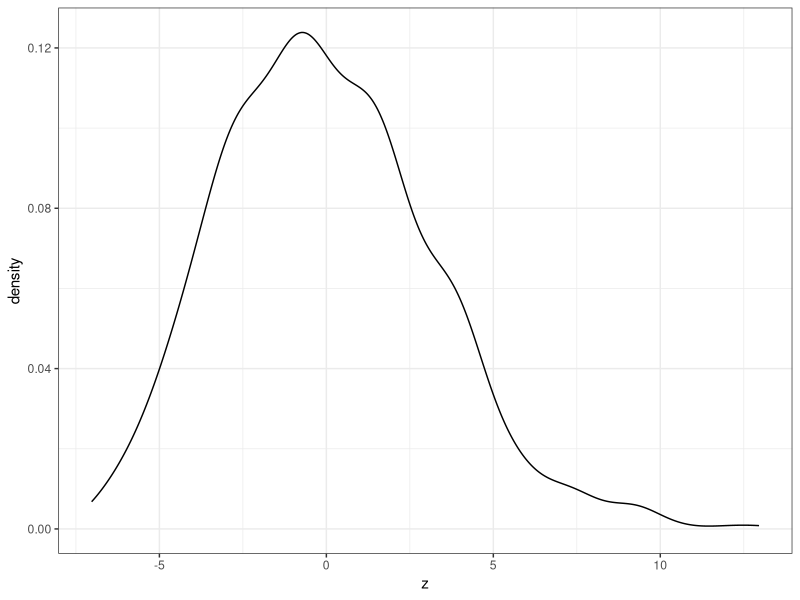
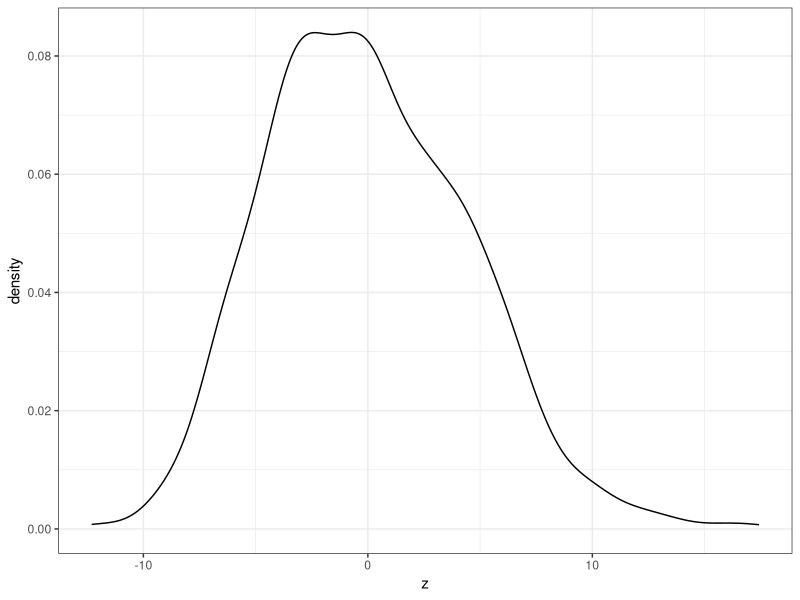
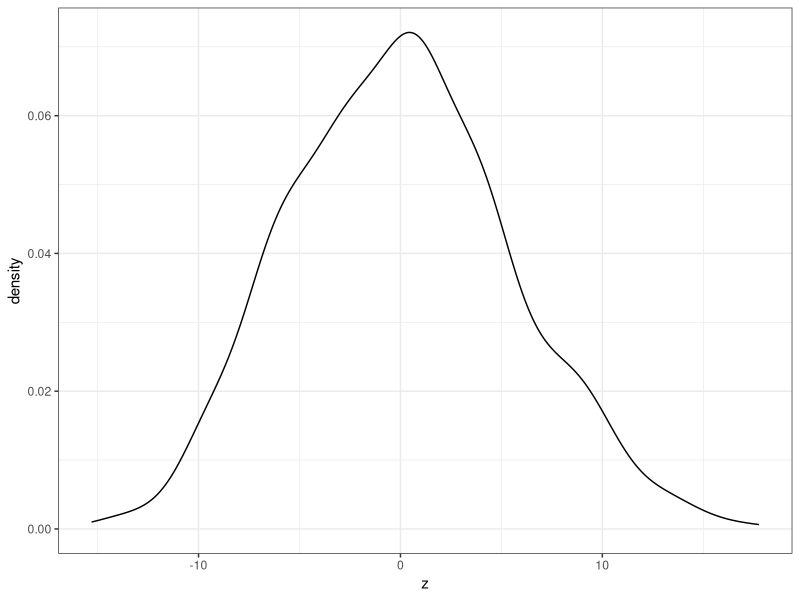
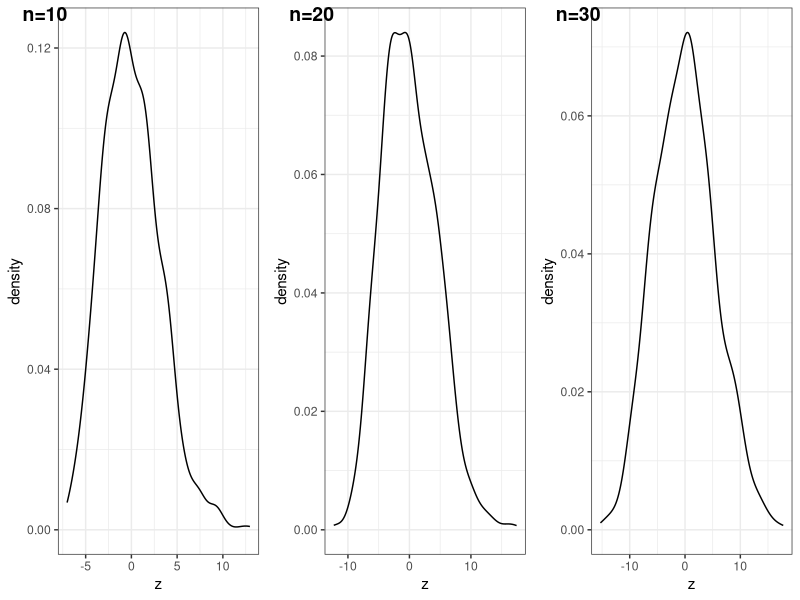

These charts were generated, in order, by the following R code:
## ---- chunk 1
knitr::opts_chunk$set(echo = FALSE)
library(tidyverse)
library(ggpubr)
## ---- chunk 2
set.seed(26)
k = 1.67
n = 10
theta = 49.98
x_bar = numeric(1000)
s = numeric(1000)
for (i in 1:1000) {
  sample = rgamma(n, shape = k, scale = theta)
  x_bar[i] = mean(sample)
  s[i] = sd(sample)
}
mean(x_bar)
sd(x_bar)
z = (x_bar - mean(x_bar))/(sd(x_bar)/sqrt(n))
df = data.frame(z = z)
## ---- chunk 3
density1 = ggplot(df, aes(x = z)) + geom_density() + theme_bw()
density1
## ---- chunk 4
# Calculate s1 and s2 when n = 10
s1_1 = sum((x_bar-mean(x_bar))^2)/1000 * n; s1_1
s2_1 = sum(s^2)/1000; s2_1
## ---- chunk 5
set.seed(26)
n = 20
x_bar2 = numeric(1000)
s2 = numeric(1000)
for (i in 1:1000) {
  sample = rgamma(n, shape = k, scale = theta)
  x_bar2[i] = mean(sample)
  s2[i] = sd(sample)
}
mean(x_bar2)
sd(x_bar2)
z2 = (x_bar2 - mean(x_bar2))/(sd(x_bar2)/sqrt(n))
df2 = data.frame(z = z2)
## ---- chunk 6
density2 = ggplot(df2, aes(x = z)) + geom_density() + theme_bw()
density2
## ---- chunk 7
s1_2 = sum((x_bar2-mean(x_bar2))^2)/1000 * n; s1_2
s2_2 = sum(s2^2)/1000; s2_2
## ---- chunk 8
set.seed(26)
n = 30
x_bar3 = numeric(1000)
s3 = numeric(1000)
for (i in 1:1000) {
  sample = rgamma(n, shape = k, scale = theta)
  x_bar3[i] = mean(sample)
  s3[i] = sd(sample)
}
mean(x_bar3); 
sd(x_bar3)
z3 = (x_bar3 - mean(x_bar3))/(sd(x_bar3)/sqrt(n))
df3 = data.frame(z = z3)
## ---- chunk 9
density3 = ggplot(df3, aes(x = z)) + geom_density() + theme_bw()
density3
## ---- chunk 10
ggarrange(density1, density2, density3,
          labels = c("n=10", "n=20", "n=30"),
          ncol = 3, nrow = 1)
## ---- chunk 11
s1_3 = sum((x_bar3-mean(x_bar3))^2)/1000 * n; s1_3
s2_3 = sum(s3^2)/1000; s2_3
## ---- chunk 12
s1 = c(s1_1, s1_2, s1_3)
s2 = c(s2_1, s2_2, s2_3)
compare = data.frame(s1, s2)
theoretical = k*theta^2
theoretical
compare$'s1-theoretical' = s1 - theoretical
compare$'s2-theoretical' = s2 - theoretical
compare %>% knitr::kable()
